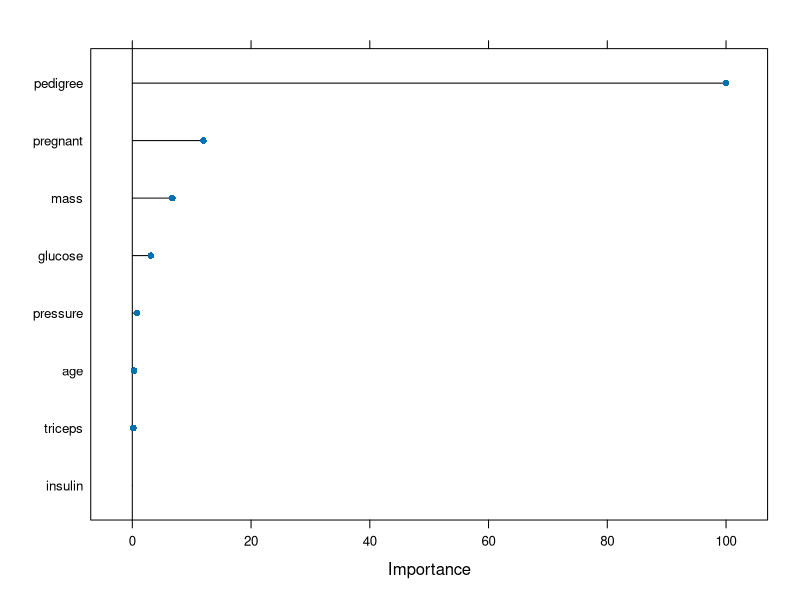
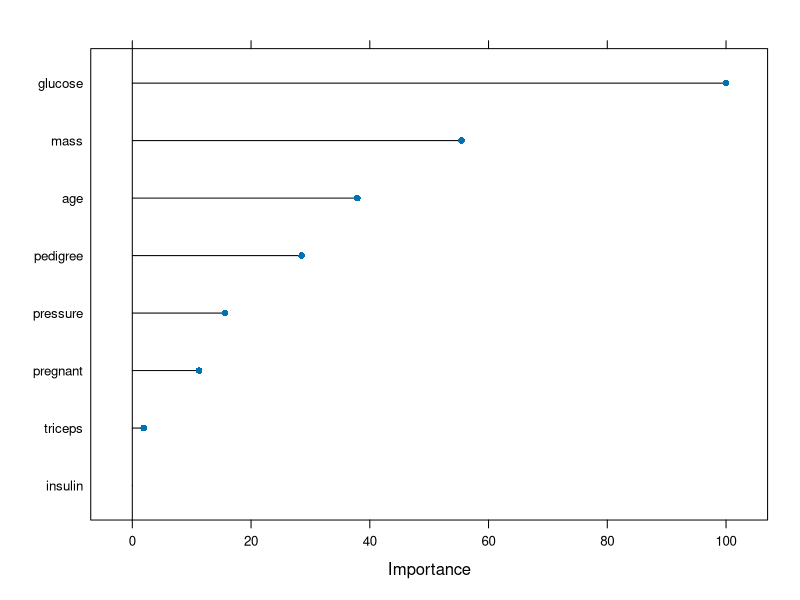
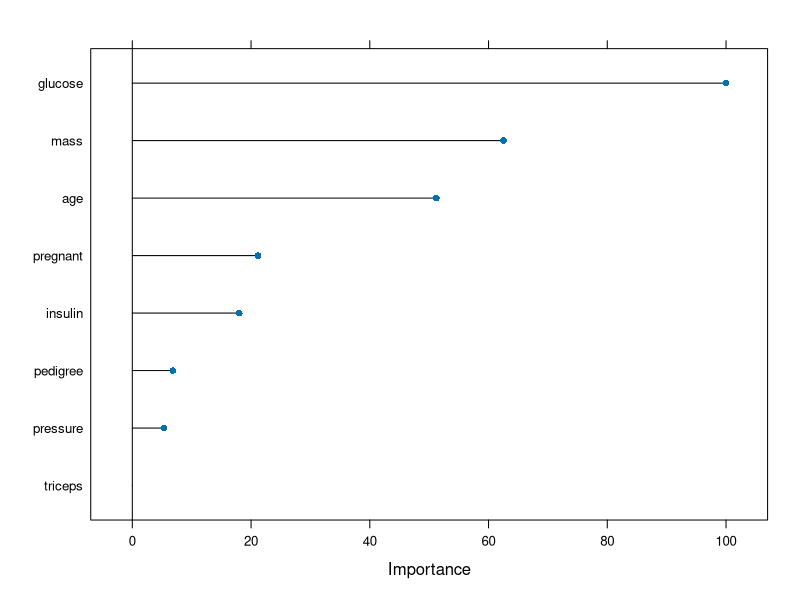

The R script that drew these images, in order:
## ---- chunk 1
knitr::opts_chunk$set(message = FALSE, warning = FALSE)
## ---- chunk 2
library(mlbench)
library(tidyverse)
library(caret)
data(PimaIndiansDiabetes)
df <- tibble(PimaIndiansDiabetes)
## ---- chunk 3
df <- df %>% rename(target=diabetes)
df <- df %>% 
  mutate(target = as.factor(target))
df = drop_na(df)
splitIndex <- createDataPartition(df$target, p = .70, 
                                  list = FALSE)
df_train <- df[ splitIndex,]
df_test <- df[-splitIndex,]

model <- train(target~., data=df_train, 
                method = "glmnet",
                maxdepth=3)
pred <- predict(model, df_test)
cm <- confusionMatrix(data = pred, reference = df_test$target)
cm$overall[1]
## ---- chunk 4
plot(varImp(model))
## ---- chunk 5
df <- df %>% 
  mutate(target = as.factor(target))
df = drop_na(df)
splitIndex <- createDataPartition(df$target, p = .70, 
                                  list = FALSE)
df_train <- df[ splitIndex,]
df_test <- df[-splitIndex,]

model <- train(target~., data=df_train, 
                method = "rf",
                maxdepth=3)
pred <- predict(model, df_test)
cm <- confusionMatrix(data = pred, reference = df_test$target)
cm$overall[1]
## ---- chunk 6
plot(varImp(model))
## ---- chunk 7
df <- df %>% 
  mutate(target = as.factor(target))
df = drop_na(df)
splitIndex <- createDataPartition(df$target, p = .70, 
                                  list = FALSE)
df_train <- df[ splitIndex,]
df_test <- df[-splitIndex,]

model <- train(target~., data=df_train, 
                method = "rpart2",
                maxdepth=3)
pred <- predict(model, df_test)
cm <- confusionMatrix(data = pred, reference = df_test$target)
cm$overall[1]
## ---- chunk 8
plot(varImp(model))
